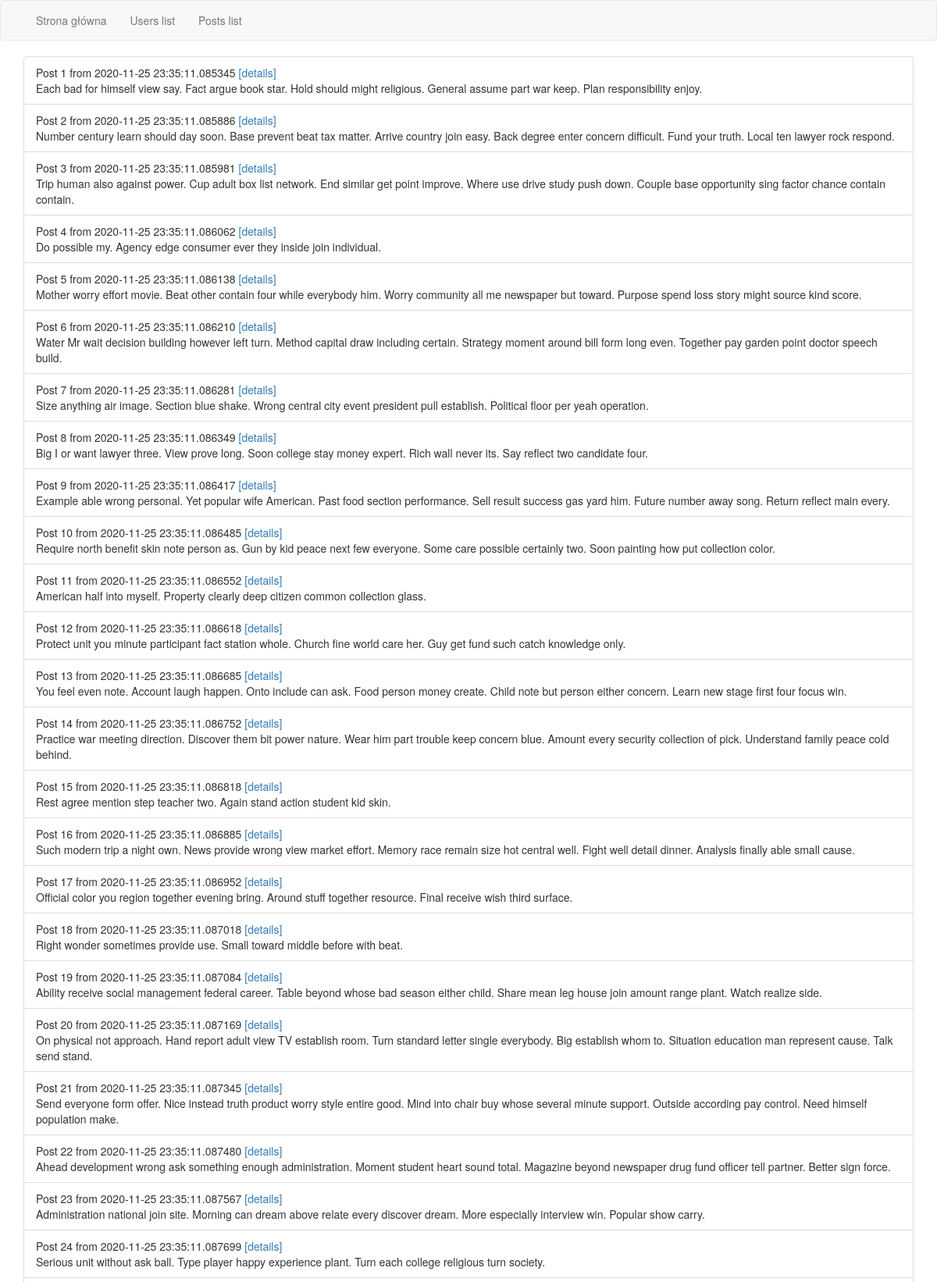
/posts/ (upper part), run on the app's committed database.
### ml_runner/models.py (models this page shows)
class Post(db.Model):
    id = db.Column(db.Integer, primary_key=True)
    content = db.Column(db.Text(), nullable=False)
    creation_date = db.Column(db.DateTime(), nullable=False, default=datetime.now)
    user_id = db.Column(db.Integer, db.ForeignKey('user.id'), nullable=True)

### ml_runner/main/views.py (the view)
@bp.route('/posts/')
def posts_list():
    posts = Post.query.all()
    return render_template('posts_list.html', posts=posts)

### ml_runner/templates/posts_list.html
{% extends "base.html" %}
{% block custom_content %}
  <ul class="list-group">
    {% for post in posts %}
    <li class="list-group-item">
      Post {{ post.id }} from {{ post.creation_date }}
      <a href="{{ url_for('main.post_details', post_id=post.id) }}">[details]</a>
      <br/>
      <span>
        {{ post.content }}
      </span>
    </li>
    {% endfor %}
  </ul>
{% endblock %}

### data on the page
Post: id "1", creation_date "2020-11-25 23:35:11.085345", content "Each bad for himself view say. Fact argue book star. Hold should might religious. General assume part war keep. Plan responsibility enjoy."
Post: id "2", creation_date "2020-11-25 23:35:11.085886", content "Number century learn should day soon. Base prevent beat tax matter. Arrive country join easy. Back degree enter concern difficult. Fund your truth. Local ten lawyer rock respond."
Post: id "3", creation_date "2020-11-25 23:35:11.085981", content "Trip human also against power. Cup adult box list network. End similar get point improve. Where use drive study push down. Couple base opportunity sing factor chance contain contain."
Post: id "4", creation_date "2020-11-25 23:35:11.086062", content "Do possible my. Agency edge consumer ever they inside join individual."
Post: id "5", creation_date "2020-11-25 23:35:11.086138", content "Mother worry effort movie. Beat other contain four while everybody him. Worry community all me newspaper but toward. Purpose spend loss story might source kind score."
Post: id "6", creation_date "2020-11-25 23:35:11.086210", content "Water Mr wait decision building however left turn. Method capital draw including certain. Strategy moment around bill form long even. Together pay garden point doctor speech build."
Post: id "7", creation_date "2020-11-25 23:35:11.086281", content "Size anything air image. Section blue shake. Wrong central city event president pull establish. Political floor per yeah operation."
Post: id "8", creation_date "2020-11-25 23:35:11.086349", content "Big I or want lawyer three. View prove long. Soon college stay money expert. Rich wall never its. Say reflect two candidate four."
Post: id "9", creation_date "2020-11-25 23:35:11.086417", content "Example able wrong personal. Yet popular wife American. Past food section performance. Sell result success gas yard him. Future number away song. Return reflect main every."
Post: id "10", creation_date "2020-11-25 23:35:11.086485", content "Require north benefit skin note person as. Gun by kid peace next few everyone. Some care possible certainly two. Soon painting how put collection color."
Post: id "11", creation_date "2020-11-25 23:35:11.086552", content "American half into myself. Property clearly deep citizen common collection glass."
Post: id "12", creation_date "2020-11-25 23:35:11.086618", content "Protect unit you minute participant fact station whole. Church fine world care her. Guy get fund such catch knowledge only."
Post: id "13", creation_date "2020-11-25 23:35:11.086685", content "You feel even note. Account laugh happen. Onto include can ask. Food person money create. Child note but person either concern. Learn new stage first four focus win."
Post: id "14", creation_date "2020-11-25 23:35:11.086752", content "Practice war meeting direction. Discover them bit power nature. Wear him part trouble keep concern blue. Amount every security collection of pick. Understand family peace cold behind."
Post: id "15", creation_date "2020-11-25 23:35:11.086818", content "Rest agree mention step teacher two. Again stand action student kid skin."
Post: id "16", creation_date "2020-11-25 23:35:11.086885", content "Such modern trip a night own. News provide wrong view market effort. Memory race remain size hot central well. Fight well detail dinner. Analysis finally able small cause."
Post: id "17", creation_date "2020-11-25 23:35:11.086952", content "Official color you region together evening bring. Around stuff together resource. Final receive wish third surface."
Post: id "18", creation_date "2020-11-25 23:35:11.087018", content "Right wonder sometimes provide use. Small toward middle before with beat."
Post: id "19", creation_date "2020-11-25 23:35:11.087084", content "Ability receive social management federal career. Table beyond whose bad season either child. Share mean leg house join amount range plant. Watch realize side."
Post: id "20", creation_date "2020-11-25 23:35:11.087169", content "On physical not approach. Hand report adult view TV establish room. Turn standard letter single everybody. Big establish whom to. Situation education man represent cause. Talk send stand."
Post: id "21", creation_date "2020-11-25 23:35:11.087345", content "Send everyone form offer. Nice instead truth product worry style entire good. Mind into chair buy whose several minute support. Outside according pay control. Need himself population make."
Post: id "22", creation_date "2020-11-25 23:35:11.087480", content "Ahead development wrong ask something enough administration. Moment student heart sound total. Magazine beyond newspaper drug fund officer tell partner. Better sign force."
Post: id "23", creation_date "2020-11-25 23:35:11.087567", content "Administration national join site. Morning can dream above relate every discover dream. More especially interview win. Popular show carry."
Post: id "24", creation_date "2020-11-25 23:35:11.087699", content "Serious unit without ask ball. Type player happy experience plant. Turn each college religious turn society."
